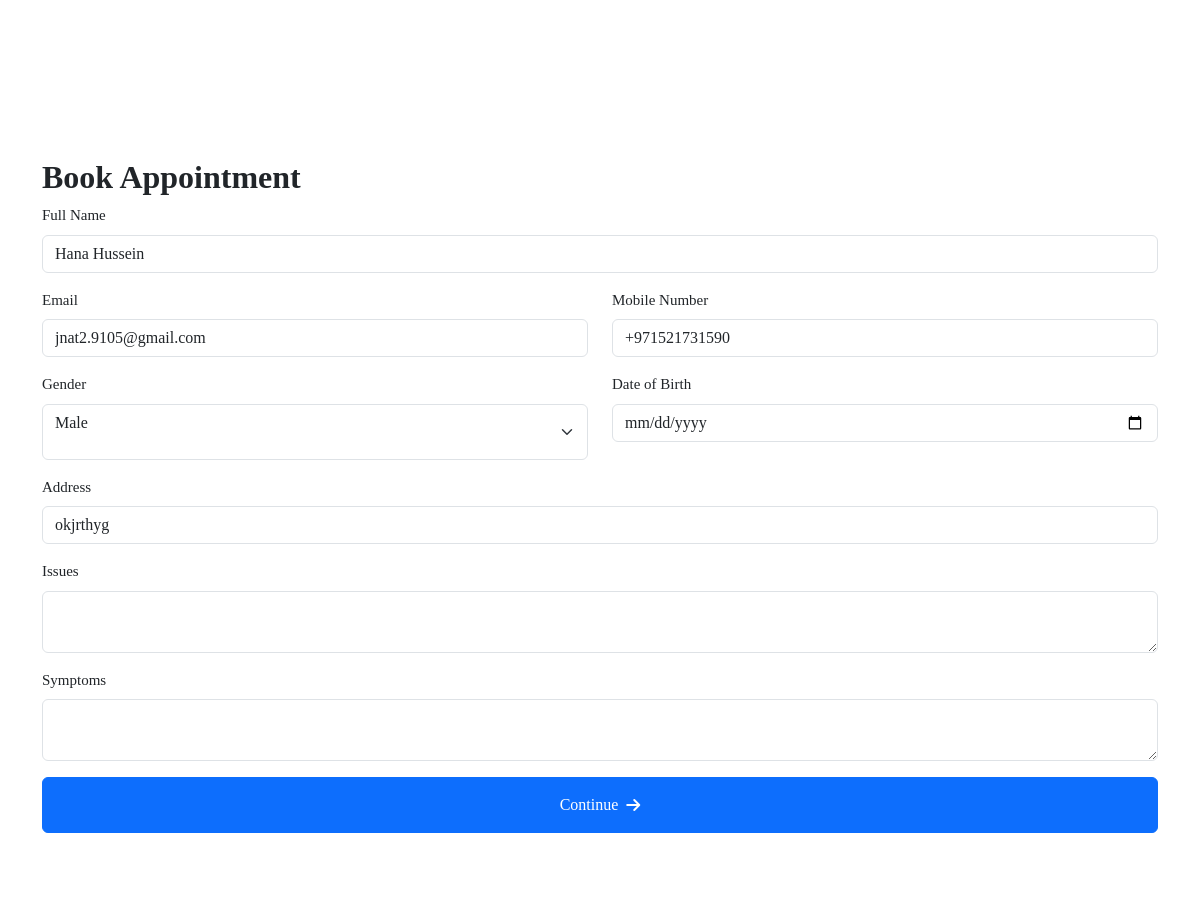
Before: /book-appointment/1/1/ (signed in, middle part) with the older database file.
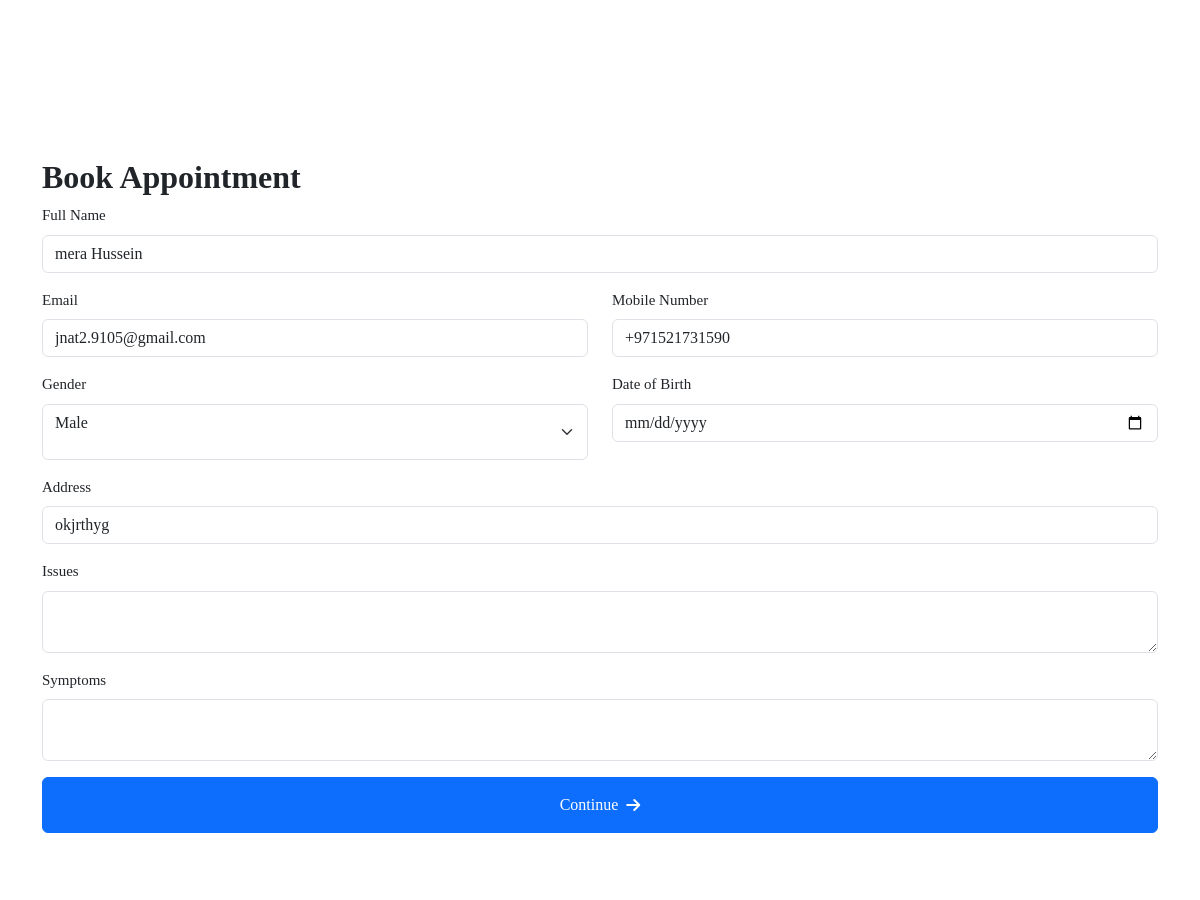
After: the same page with the newer database file.
### patientapp/models.py (models this page shows, shortened)
class Patient(models.Model):         #create a new model from scratch
    user = models.OneToOneField(userauth_models.User, on_delete=models.CASCADE)  #when we delete this user , we delete doctor, there should be only one doctor that has one user model
    image = models.FileField(upload_to='images', blank=True, null=True)
    full_name = models.CharField(max_length=100, blank=True, null=True)
    mobile = models.CharField(max_length=15, blank=True, null=True)
    address = models.CharField(max_length=100, null=True, blank=True)
    email = models.CharField(max_length=100, null=True, blank=True)
    gender = models.CharField(max_length=100, null=True, blank=True)
    blood_group = models.CharField(max_length=100, null=True, blank=True)
    date_of_birth= models.DateTimeField(default=timezone.now, null=True, blank=True)

### mainapp/views.py (the view, shortened to what this page needs)
# urls.py: path("book-appointment/<service_id>/<doctor_id>/", views.book_appointment, name="book_appointment"),
@login_required
def book_appointment(request, service_id, doctor_id):
    service = base_models.Service.objects.get(id=service_id)
    doctor = doctor_models.Doctor.objects.get(id=doctor_id)
    patient = patient_models.Patient.objects.get(user=request.user)
    context = {
        "service": service,
        "doctor": doctor,
        "patient": patient,
    }
    return render(request, "mainapp/book_appointment.html", context)

### templates/mainapp/book_appointment.html (shortened to what this page needs)
{% extends 'partials/base.html' %} {% block content %}
<section class="container">
</section>
<section class="container">
    <div class="">
        <h2 class="">Book Appointment</h2>
    </div>
    <form class="row" method="POST">
        <div class="col-lg-12 mb-3">
            <label for="name" class="mb-2">Full Name</label>
            <input type="text" value="{{patient.full_name}}" name="full_name" class="form-control" placeholder="Hassan Ali" />
        </div>
        <div class="col-lg-6 mb-3">
            <label for="name" class="mb-2">Email</label>
            <input type="text" value="{{patient.email}}" name="email" class="form-control" placeholder="example@gmail.com" />
        </div>
        <div class="col-lg-6 mb-3">
            <label for="name" class="mb-2">Mobile Number</label>
            <input type="text" value="{{patient.mobile}}" name="mobile" class="form-control" placeholder="+249 (456) 7890" />
        </div>
        <div class="col-lg-6 mb-3">
            <label for="name" class="mb-2">Gender</label>
            <select name="gender" id="" class="form-select pb-4">
                <option {% if patient.gender == "Male" %} selected {% endif %}value="Male"> Male </option>
            </select>
        </div>
        <div class="col-lg-6 mb-3">
            <label for="name" class="mb-2">Date of Birth</label>
            <input type="date" value="{{patient.date_of_birth}}" name="date_of_birth" class="form-control" />
        </div>
        <div class="col-lg-12 mb-3">
            <label for="name" class="mb-2">Address</label>
            <input type="text" value="{{patient.address}}" name="address" class="form-control" placeholder="123 Main Street" />
        </div>
        <div class="col-lg-12 mb-3">
            <label for="name" class="mb-2">Issues</label>
            <textarea name="issues" class="form-control" id=""></textarea>
        </div>
        <div class="col-lg-12 mb-3">
            <label for="name" class="mb-2">Symptoms</label>
            <textarea name="symptoms" class="form-control" id=""></textarea>
        </div>
        <div class="col-lg-12 mb-3">
            <button type="submit" class="btn btn-primary w-100">Continue <i class="fas fa-arrow-right ms-2"></i></button>
        </div>
    </form>
</section>
{% endblock content %}

Changed rows visible on the page:
changed Patient "jnat2.9105@gmail.com": full_name "Hana Hussein" → "mera Hussein"
